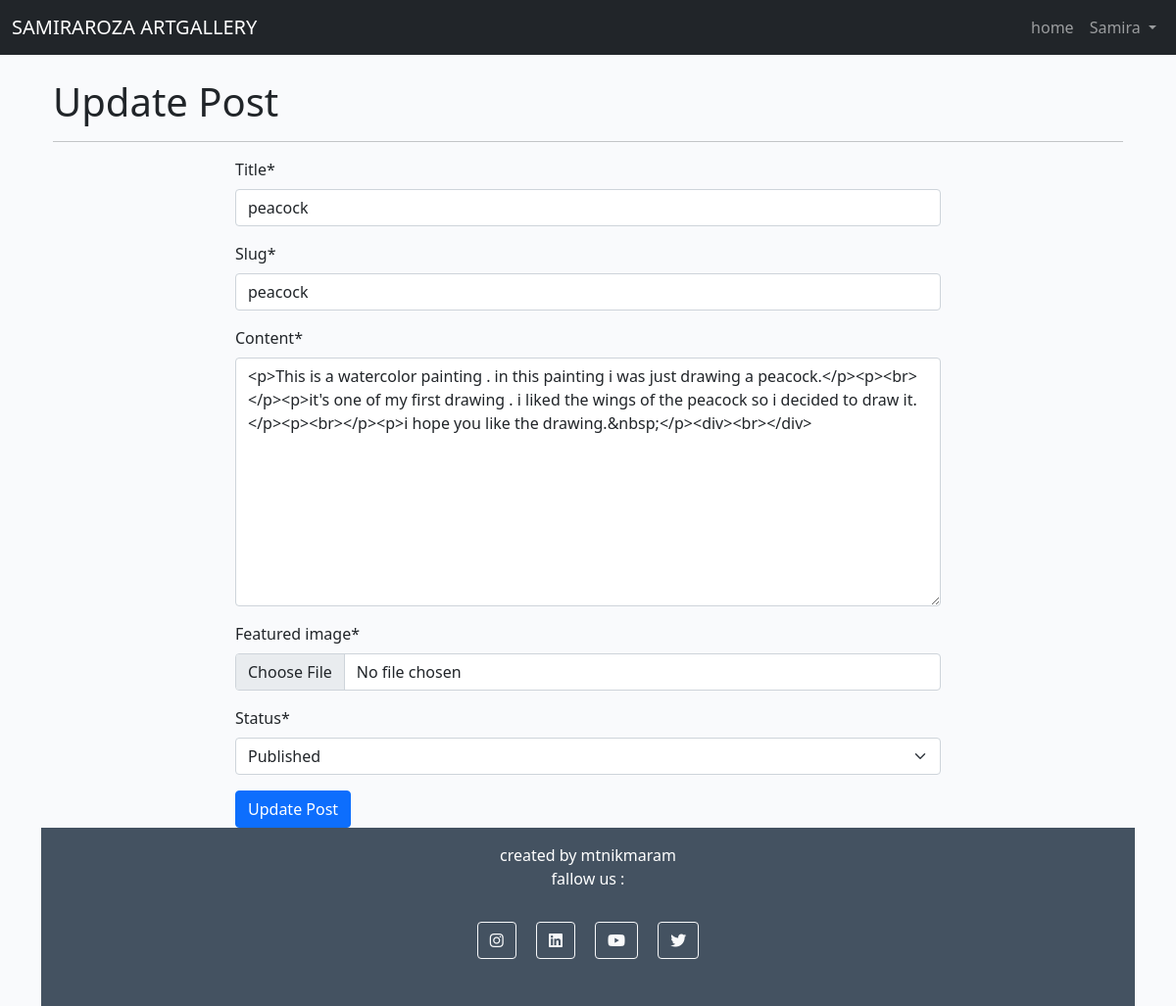
The app's page /update_post/peacock/ (signed in) with its own data.
### store/models.py (models this page shows, shortened)
class Post(models.Model):
    title = models.CharField(max_length=200, unique=True)
    slug = models.SlugField(max_length=200, unique=True)
    author = models.ForeignKey(User, on_delete=models.CASCADE, related_name="blog_posts")
    updated_on = models.DateTimeField(auto_now=True)
    content = models.TextField()
    featured_image = CloudinaryField('image', default='placeholder')
    excerpt = models.TextField(blank=True)
    created_on = models.DateTimeField(auto_now_add=True)
    status = models.IntegerField(choices=STATUS, default=0)
    likes = models.ManyToManyField(User, related_name='blogpost_like', blank=True)
    approved = models.BooleanField(default=False)
    class Meta:
        ordering = ["-created_on"]

### store/views.py (the view, shortened to what this page needs)
# urls.py: path('update_post/<slug:slug>/', views.UpdatePostView.as_view(), name='update_post'),
class UpdatePostView(View):
    def get(self, request, slug):
        post = get_object_or_404(Post, slug=slug, author=request.user)
        form = PostForm(instance=post)
        return render(request, 'update_post.html', {'form': form, 'post': post})

### store/forms.py
class PostForm(forms.ModelForm):
    class Meta:
        model = Post
        fields = ('title', 'slug', 'content', 'featured_image', 'status',)
        widgets = {
            'title': forms.TextInput(attrs={'class': 'form-control'}),
            'content': forms.Textarea(attrs={'class': 'form-control'}),
            'featured_image': forms.FileInput(attrs={'class': 'form-control-file', 'accept': 'image/*'}),
            'slug': forms.TextInput(attrs={'class': 'form-control', 'placeholder': 'Please fill like the title'}),
        }
    featured_image = forms.ImageField(required=True)

### templates/update_post.html (shortened to what this page needs)
{% extends 'base.html' %}
{% block content %}
{% load crispy_forms_tags %}
<div class="container">
    <h1 class="headline mt-4">Update Post</h1>
    <hr>
    <div class="row justify-content-center">
        <div class="col-lg-8">
            <form method="post" enctype="multipart/form-data">
                {{ form|crispy }}
                <button type="submit" class="btn btn-primary">Update Post</button>
            </form>
        </div>
    </div>
</div>
{% endblock content %}

### templates/base.html (shortened to what this page needs)
{% load static %}
<!DOCTYPE html>
<html lang="en-US">
<head>
    <link href="https://cdn.jsdelivr.net/npm/bootstrap@5.0.1/dist/css/bootstrap.min.css" rel="stylesheet"
>
    <link rel="stylesheet" href="{% static 'css/style.css' %}">
    <link rel="stylesheet" href="https://cdnjs.cloudflare.com/ajax/libs/font-awesome/6.2.0/css/all.min.css">
</head>
<body class="d-flex flex-column h-100 main-bg">
    <nav class="navbar navbar-expand-lg navbar-dark bg-dark">
        <div class="container-fluid">
            <a class="navbar-brand" href="{% url 'home'%}">SAMIRAROZA ARTGALLERY</a>
            <div class="collapse navbar-collapse" id="navbarNavDropdown">
                <ul class="navbar-nav ms-auto">
                    <li class="nav-item">
                        <a class="nav-link" href="{% url 'home'%}">home</a>
                    </li>
            {% if user.is_authenticated %}
                    <li class="nav-item dropdown">
                        <a class="nav-link dropdown-toggle" href="#" role="button" data-bs-toggle="dropdown"
                            aria-expanded="false">
                            {{ user }}
                        </a>
                    </li>
                    {% else %}
                    <li><a class="nav-link" href="{% url 'account_login' %}">Log In / Sign Up</a></li>
                </ul>
            </div>
            {% endif %}
        </div>
    </nav>
    <div class="container">
    <main class="flex-shrink-0 main-bg">
        {% block content %}
        {% endblock content %}
    </main>
    <footer class="footer mt-auto py-3 dark-bg">
        <p class="m-0 text-center text-white">created by mtnikmaram</p>
        <p class="m-0 text-center text-white">fallow us : </p>
        <div class="text-center my-4">
            <a class="btn btn-outline-light btn-floating m-2" href="https://www.instagram.com/" target="_blank"
                rel="noopener" aria-label="Visit our Instagram page (opens in a new tab)" role="button"><i
                    class="fab fa-instagram"></i></a>
            <a class="btn btn-outline-light btn-floating m-2" href="https://www.linkedin.com/" target="_blank"
                rel="noopener" aria-label="Visit our Linkedin page (opens in a new tab)" role="button"><i
                    class="fab fa-linkedin"></i></a>
            <a class="btn btn-outline-light btn-floating m-2" href="https://youtube.com/" target="_blank"
                rel="noopener" aria-label="Visit our Youtube page (opens in a new tab)" role="button"><i
                    class="fab fa-youtube"></i></a>
            <a class="btn btn-outline-light btn-floating m-2" href="https://twitter.com/" target="_blank"
                rel="noopener" aria-label="Visit our Twitter page (opens in a new tab)" role="button"><i
                    class="fab fa-twitter"></i></a>
        </div>
    </footer>
</body>
</html>

### static/css/style.css (style rules this page uses)
body { background-color: #F9FAFC; }
.dark-bg { background-color: #445261; }
.main-bg { background-color: #F9FAFC; }

### records on screen
Post: title "peacock", slug "peacock", content "<p>This is a watercolor painting . in this painting i was just drawing a peacock.</p><p><br></p><p>it's one of my first drawing . i liked the wings of the peacock so i decided to draw it.</p><p><br></p><p>i hope you like the drawing.&nbsp;</p><div><br></div>", status "Published"

### other values on screen
{{ user }} "Samira"
